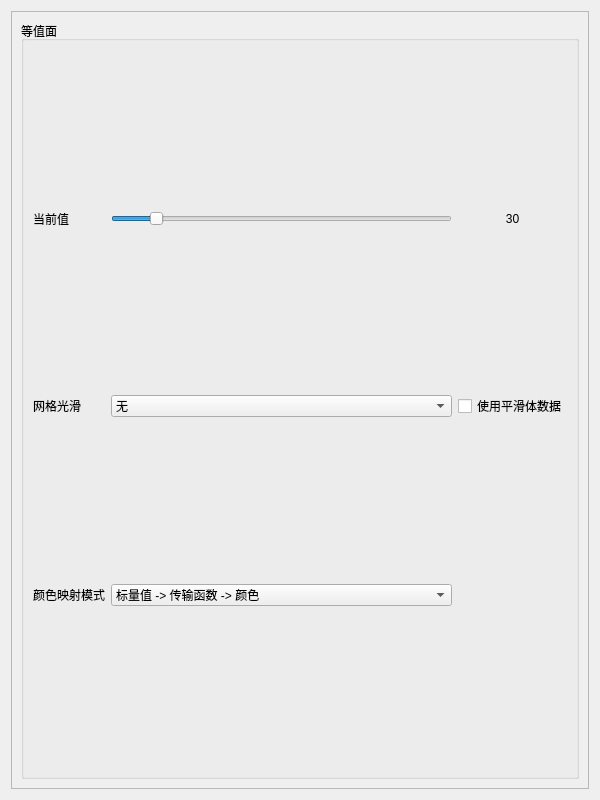
<?xml version="1.0" encoding="UTF-8"?>
<ui version="4.0">
 <class>IsoplethRenderer</class>
 <widget class="QWidget" name="IsoplethRenderer">
  <property name="geometry">
   <rect>
    <x>0</x>
    <y>0</y>
    <width>600</width>
    <height>800</height>
   </rect>
  </property>
  <property name="windowTitle">
   <string>等值面绘制</string>
  </property>
  <layout class="QVBoxLayout" name="verticalLayout">
   <item>
    <widget class="QScrollArea" name="scrollArea">
     <property name="horizontalScrollBarPolicy">
      <enum>Qt::ScrollBarAlwaysOff</enum>
     </property>
     <property name="widgetResizable">
      <bool>true</bool>
     </property>
     <widget class="QWidget" name="scrollAreaWidgetContents_main">
      <property name="geometry">
       <rect>
        <x>0</x>
        <y>0</y>
        <width>586</width>
        <height>786</height>
       </rect>
      </property>
      <layout class="QVBoxLayout" name="verticalLayout_2">
       <item>
        <widget class="QGroupBox" name="groupBox">
         <property name="title">
          <string>等值面</string>
         </property>
         <layout class="QGridLayout" name="gridLayout">
          <item row="2" column="2">
           <widget class="QLabel" name="label_isoval">
            <property name="text">
             <string>30</string>
            </property>
            <property name="alignment">
             <set>Qt::AlignCenter</set>
            </property>
           </widget>
          </item>
          <item row="2" column="0">
           <widget class="QLabel" name="label">
            <property name="text">
             <string>当前值</string>
            </property>
           </widget>
          </item>
          <item row="3" column="0">
           <widget class="QLabel" name="label_3">
            <property name="text">
             <string>网格光滑</string>
            </property>
           </widget>
          </item>
          <item row="2" column="1">
           <widget class="QSlider" name="horizontalSlider_isoval">
            <property name="maximum">
             <number>255</number>
            </property>
            <property name="value">
             <number>30</number>
            </property>
            <property name="tracking">
             <bool>false</bool>
            </property>
            <property name="orientation">
             <enum>Qt::Horizontal</enum>
            </property>
           </widget>
          </item>
          <item row="3" column="2">
           <widget class="QCheckBox" name="checkBox_useVolSmoothed">
            <property name="text">
             <string>使用平滑体数据</string>
            </property>
           </widget>
          </item>
          <item row="3" column="1">
           <widget class="QComboBox" name="comboBox_meshSmoothType">
            <item>
             <property name="text">
              <string>无</string>
             </property>
            </item>
            <item>
             <property name="text">
              <string>圆弧样条曲线</string>
             </property>
            </item>
            <item>
             <property name="text">
              <string>2次Bezier曲线</string>
             </property>
            </item>
           </widget>
          </item>
          <item row="4" column="0">
           <widget class="QLabel" name="label_5">
            <property name="text">
             <string>颜色映射模式</string>
            </property>
           </widget>
          </item>
          <item row="4" column="1">
           <widget class="QComboBox" name="comboBox_colorMappingMode_int_VIS4EarthReflectable">
            <item>
             <property name="text">
              <string>标量值 -&gt; 传输函数 -&gt; 颜色</string>
             </property>
            </item>
            <item>
             <property name="text">
              <string>体数据编号 -&gt; 颜色</string>
             </property>
            </item>
           </widget>
          </item>
         </layout>
        </widget>
       </item>
      </layout>
     </widget>
    </widget>
   </item>
  </layout>
 </widget>
 <resources/>
 <connections/>
</ui>
